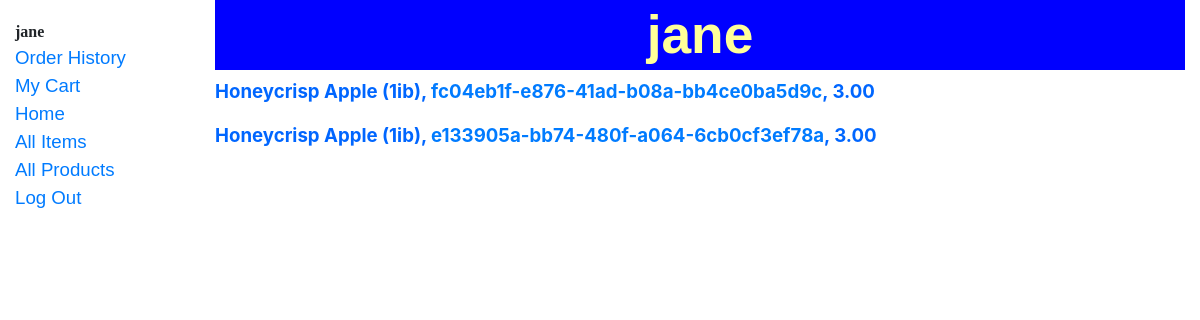
Page /custport/order/b2d2e7b74258436b8591b7385d911a47 (signed in) on the committed database.
### custport/models.py (models this page shows, shortened)
class CustomUser(AbstractUser):
    pass
    username = models.CharField(max_length=200, unique=True)
    first_name = models.CharField(max_length=200)
    last_name = models.CharField(max_length=200)
    address_text = models.CharField(max_length=200)
    bill_address = models.CharField(max_length=200)
    email = models.EmailField(max_length=200)
    CC_info = models.CharField(max_length=200, blank=True)
    save_CC = models.BooleanField(default=False)
    USERNAME_FIELD = 'username'
    EMAIL_FIELD = 'email'
    REQUIRED_FIELDS = ['first_name', 'last_name', 'address_text', 'bill_address', 'save_CC']

class Order(models.Model):
    id = models.UUIDField(primary_key=True, default=uuid.uuid4, help_text='Unique ID for this Order')
    owner = models.ForeignKey(settings.AUTH_USER_MODEL, on_delete=models.CASCADE)

class ItemInstance(models.Model):
    id = models.UUIDField(primary_key=True, default=uuid.uuid4, help_text='Unique ID for this Item')
    item = models.ForeignKey('Item', on_delete=models.SET_NULL, null=True)
    order = models.ForeignKey('Order', on_delete=models.SET_NULL, null=True, blank=True)
    cart = models.ForeignKey('Cart', on_delete=models.SET_NULL, null=True, blank=True)
    expirydate = models.DateField(null=True, blank=True)
    AVAILABILITY = (
    ('a','Available'),
    ('c', 'Cart'),
    ('o','Order'),
    )
    status = models.CharField(
        max_length=1,
        blank=True,
        help_text='Item availability',
    )
    def get_absolute_url(self):
        return reverse('iteminstance-detail', args=[str(self.id)])

class Item(models.Model):
    name = models.CharField(max_length=200)
    product_type = models.ManyToManyField('Product', help_text='Select a Product Type')
    price = models.DecimalField(max_digits=10 ,decimal_places=2, default=0.00)
    picture = models.ImageField(upload_to='images/', default='images/default.png')

### custport/views.py (the view)
# urls.py: path('order/<str:pk>', views.OrderView.as_view(), name='order-detail'),
class OrderView(generic.DetailView):
    model = Order

### custport/templates/custport/order_detail.html
{% extends "base_generic.html" %}
{% block content %}
    {% if user.is_authenticated %}
        {% if order.owner.username == user.username %}
            <h1>{{ order.owner.username }}</h1>
            {% for iteminstance in order.iteminstance_set.all %}
                 <p><strong>{{ iteminstance.item.name }}, <a href="{{ iteminstance.get_absolute_url }}">{{ iteminstance.id }}</a>, {{ iteminstance.item.price }}</strong>
                </p>
            {% endfor %}
		{% endif %}
{% endif %}
{% endblock %}

### custport/templates/base_generic.html (shortened to what this page needs)
<!DOCTYPE html>
{% load static %}
<html lang="en">
<head>
  <link rel="stylesheet" href="https://stackpath.bootstrapcdn.com/bootstrap/4.1.3/css/bootstrap.min.css">
  <link rel="stylesheet" href="{% static 'css/styles.css' %}">
</head>
<body>
  <div class="container-fluid">
    <div class="row">
      <div class="col-sm-2">
      {% block sidebar %}
        <ul class="sidebar-nav">
		  {% if user.is_authenticated %}
      <li>{{ user.username }}</li>
      <li><a href="{% url 'orders' %}">Order History</a></li>
		  {% if user.cart %}
		  <li><a href="{% url 'cart' user.cart.id %}">My Cart</a></li>
		  {% endif %}
		  {% endif %}
          <li><a href="{% url 'index' %}">Home</a></li>
		  <li><a href="{% url 'items' %}">All Items</a></li>
          <li><a href="{% url 'products' %}">All Products</a></li>
		  {% if user.is_authenticated %}
		  <li><a href="{% url 'logout' %}">Log Out</a></li>
		  {% else %}
		  <li><a href="{% url 'login' %}">Log In</a> | <a href="{% url 'signup' %}">Sign Up</a></li>
		  {% endif %}
        </ul>
     {% endblock %}
      </div>
      <div class="col-sm-10 ">{% block content %}{% endblock %}
	  </div>
    </div>
  </div>
</body>
</html>

### custport/static/css/styles.css (style rules this page uses)
.sidebar-nav { margin-top: 20px; padding: 0; list-style: none; font-family: "Fantasy", Cottonwood, Critter, Studz, Herculanum; font-weight: bold; }
h1 { color: #FFFF99; font-size: 40pt; font-family: Arial, Helvetica, sans-serif; font-weight: bold; text-align: center; border: 3px solid blue; background-color: blue; }
ul a { font-size: 14pt; font-family: Arial, Helvetica, sans-serif; font-weight: normal }
body { background-color: white; }
p { color: #0066ff; font-size: 14pt; font-family; Arial, Helvetica, sans-serif; }

### rows in the picture
CustomUser: username "jane"
Order: owner.username "jane"
ItemInstance: item.name "Honeycrisp Apple (1ib)", id "fc04eb1f-e876-41ad-b08a-bb4ce0ba5d9c", item.price "3.00"
ItemInstance: item.name "Honeycrisp Apple (1ib)", id "e133905a-bb74-480f-a064-6cb0cf3ef78a", item.price "3.00"
